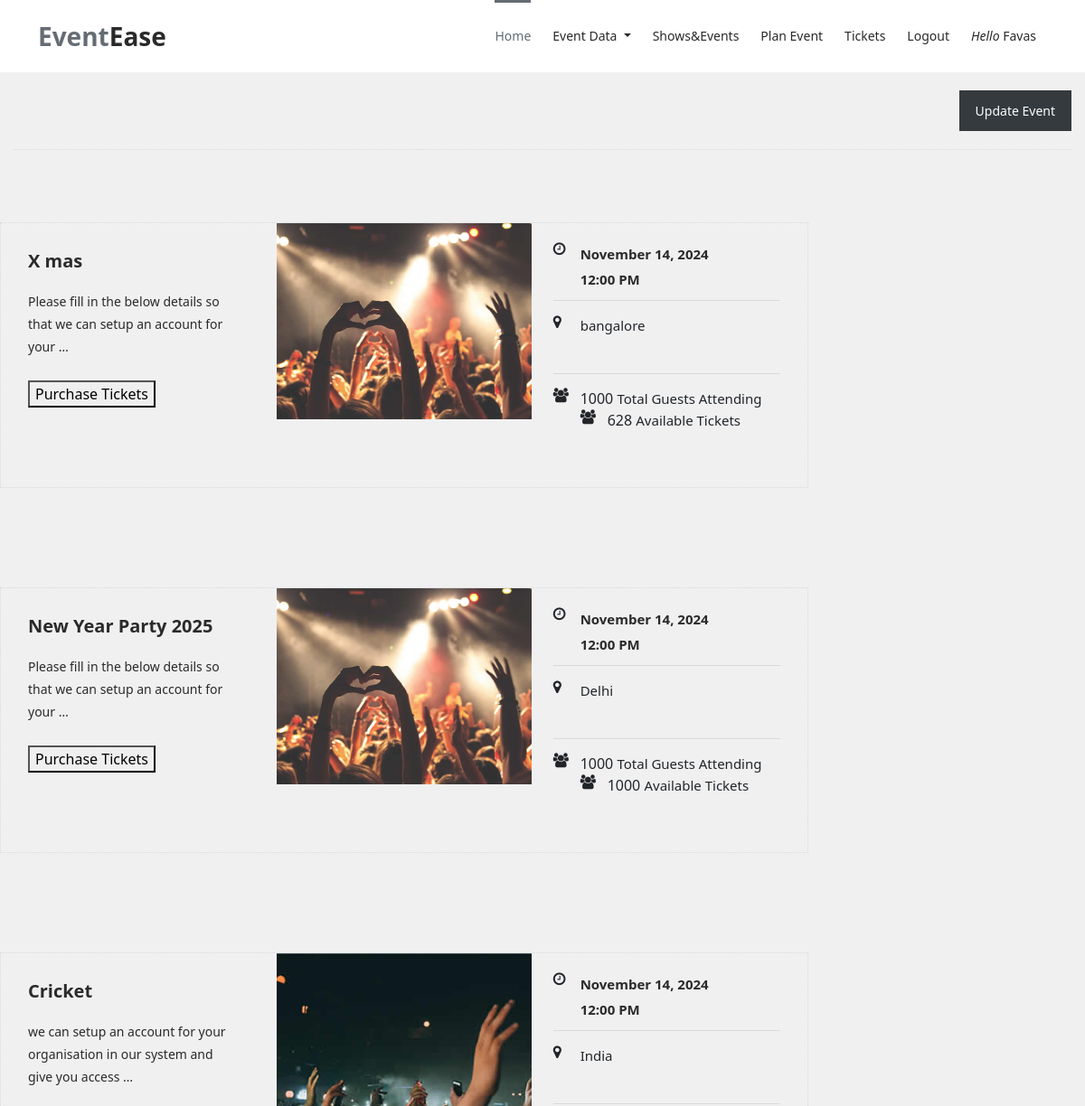
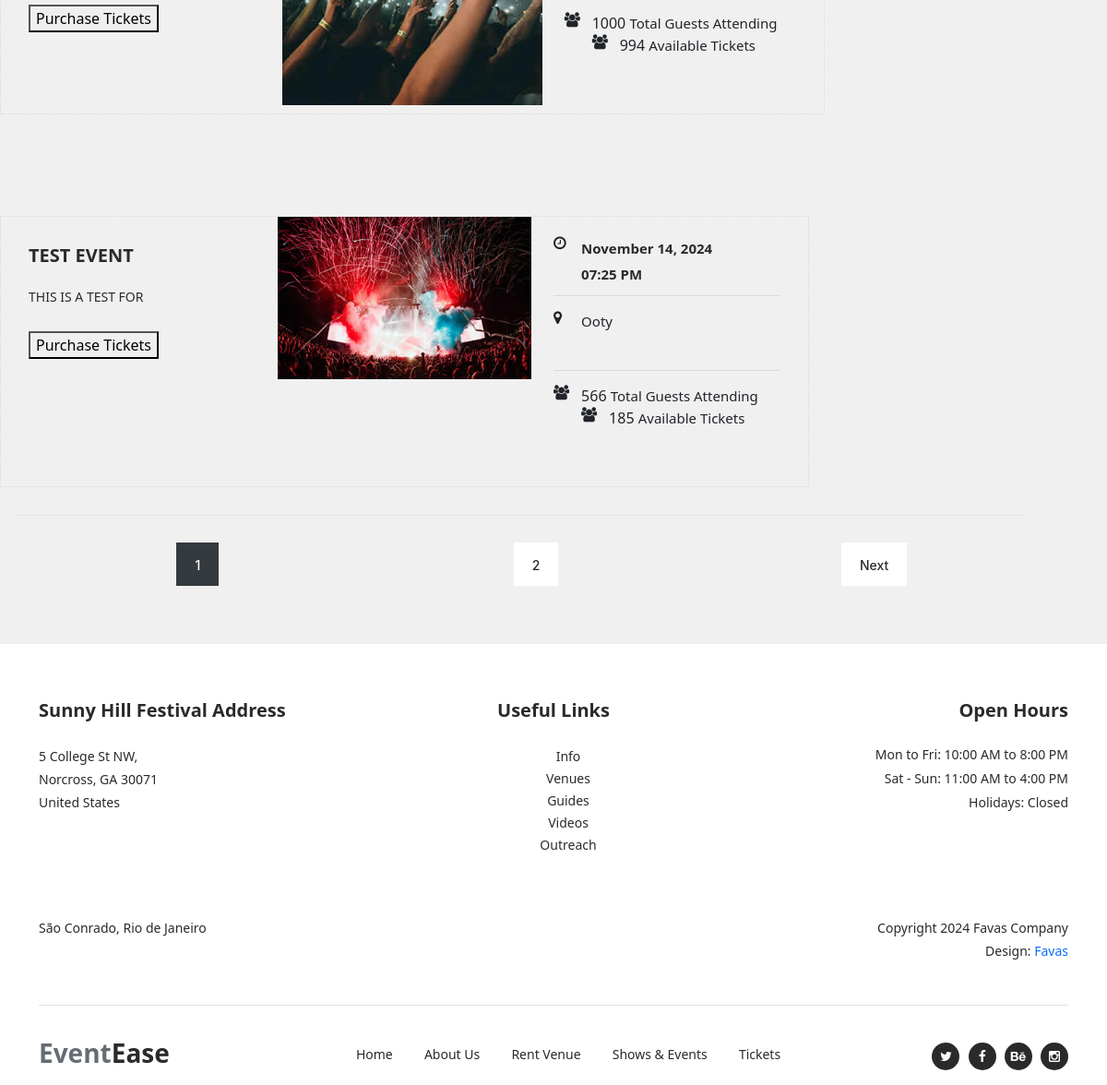
Page /display_event/ (signed in) on the committed database (2 pictures, top to bottom).
### events/models.py (models this page shows, shortened)
class Event(models.Model):
    user = models.ForeignKey(Profile, on_delete=models.CASCADE,blank=True,null=True)  # Link each event to a user
    title = models.CharField(max_length=200)
    description = models.TextField()
    date = models.DateField()
    time = models.TimeField()
    location = models.CharField(max_length=255)
    ticket_price=models.DecimalField(max_digits=10,decimal_places=2,default=0.00)
    is_active = models.BooleanField(default=True)
    image = models.ImageField(upload_to='event_images/', null=True, blank=True)
    capacity = models.PositiveIntegerField(default=0)
    available_tickets = models.PositiveIntegerField(default=0)

### events/views.py (the view)
# urls.py: path('display_event/', views.event_display, name='display_event'),
def event_display(request):
    event_requests = Event.objects.all()
    paginator = Paginator(event_requests,4)  # 4 events per page
    page_number = request.GET.get('page')
    try:
        events_page = paginator.get_page(page_number)  # Get the current page's events
    except PageNotAnInteger:
        events_page = paginator.get_page(1)  # If page is not an integer, show the first page
    except EmptyPage:
        events_page = paginator.get_page(paginator.num_pages)  # If out of range, show the last page
    return render(request, 'event_display_layout.html', {'event_requests': events_page})

### templates/event_display_layout.html
{% extends 'blank_layout.html' %}
{% block header%}
{% include 'header.html' %}
{% endblock header%}
{% block event_display %}
{% include 'event_display.html' %}
{% endblock event_display %}
{% block footer %}
{% include 'footer.html' %}
{% endblock footer %}

### templates/header.html (shortened to what this page needs)
{% load static %}
<link href="https://cdn.jsdelivr.net/npm/bootstrap@5.3.0/dist/css/bootstrap.min.css" rel="stylesheet">
<header class="header-area header-sticky">
    <div class="container">
        <div class="row">
            <div class="col-12">
                <nav class="main-nav">
                    <a href="{% url 'index' %}" class="logo">Event<em>Ease</em></a>
                    <ul class="nav">
                        <li><a href="{% url 'index' %}" class="active">Home</a></li>
                        {% if user.is_authenticated and user.is_staff %}
                        <li class="dropdown ">
                            <a class=" dropdown-toggle" href="#" role="button" id="dropdownMenuLink" data-bs-toggle="dropdown" aria-expanded="false">
                              Event Data
                            </a>
                        </li>
                        {% endif %}
                        <li><a href="{% url 'display_event' %}">Shows&Events</a></li>
                        {% if user.is_authenticated and user.is_staff %}
                        <li><a href="{% url 'create_event' %}">Plan Event</a></li>
                        {% endif %}
                        <li><a href="{% url 'tickets' %}">Tickets</a></li>
                        {% if user.is_authenticated %}
                            <li><a href="{% url 'logout' %}">Logout</a></li>
                            <li><a href="#"><em>Hello </em>{{ user.username }}</a></li>
                        {% else %}
                            <li><a href="{% url 'login' %}">Login</a></li>
                        {% endif %}
                    </ul>
                </nav>
            </div>
        </div>
    </div>
</header>

### templates/event_display.html (shortened to what this page needs)
{% load static %}
<div class="shows-events-tabs">
    <div class="col-lg-12">
        <div class="heading-tabs">
            <div class="row">
                      <div class="main-dark-button">
                        {% if user.is_authenticated and user.is_staff %}
                          <a href="{% url 'event_list' %}">Update Event </a>
                        {% endif %}
                      </div>
            </div>
        </div>
    </div>
        <div class="row">
            {% for event in event_requests %}
            <div class="col-lg-12">
                <div class="row ui-tabs ui-widget ui-widget-content ui-corner-all" id="tabs">
                    <div class="col-lg-12">
                        <section class="tabs-content">
                            <article id="tabs-1" aria-labelledby="ui-id-1" class="ui-tabs-panel ui-widget-content ui-corner-bottom" role="tabpanel" aria-hidden="false" style="display: block;">
                                <div class="row">
                                    <div class="col-lg-9">
                                        <div class="row">
                                            <div class="col-lg-12">
                                                <div class="event-item">
                                                    <div class="row">
                                                        <div class="col-lg-4">
                                                            <div class="left-content">
                                                                <h4>{{event.title}}</h4>
                                                                <p>{{ event.description|truncatewords:15 }}</p>
                                                            <form method="post" action="{% url 'purchase_tickets' event.pk %}"  enctype="multipart/form-data">
                                                                    <div class="main-dark-button">
                                                                        <button  type="submit">Purchase Tickets</button>
                                                                    </div>
                                                            </form>
                                                            </div>
                                                        </div>
                                                        <div class="col-lg-4">
                                                            {% if event.image and event.image.url %}
                                                            <div class="thumb">
                                                                <img src="{{ event.image.url}}" alt="{{ event.name }}">
                                                            </div>
                                                            {% else %}
                                                            <p>No image available.</p>
                                                            {% endif %}
                                                        </div>
                                                        <div class="col-lg-4">
                                                            <div class="right-content">
                                                                <ul>
                                                                    <li>
                                                                        <i class="fa fa-clock-o"></i>
                                                                        <h6>{{ event.date|date:"F j, Y" }}<br>{{ event.time|date:"h:i A" }}</h6>
                                                                    </li>
                                                                    <li>
                                                                        <i class="fa fa-map-marker"></i>
                                                                        <span>{{ event.location }}</span>
                                                                    </li>
                                                                    <li>
                                                                        <i class="fa fa-users"></i> {{event.capacity}} <span>Total Guests Attending</span>
                                                                        <div>
                                                                            <i class="fa fa-users"></i> {{event.available_tickets}} <span> Available Tickets</span>
                                                                        </div>
                                                                    </li>
                                                                </ul>
                                                            </div>
                                                        </div>
                                                    </div>
                                                </div>
                                            </div>
                                        </div>
                                    </div>
                                </div>
                            </article>
                        </section>
                    </div>
                </div>
            </div>
            {% endfor %}
        </div>
    <div class="shows-events-schedule">
        <div class="col-lg-12">
            <div class="pagination">
                {% for i in event_requests.paginator.page_range %}
                    {% if event_requests.number == i %}
                    <ul>
                      <li class="active"> <a href="?page={{ i }}" >{{ i }}</a></li>
                    </ul>
                    {% else %}
                <ul>
                    <li>  <a href="?page={{ i }}">{{ i }}</a></li>
                </ul>
                    {% endif %}
                {% endfor %}
                {% if event_requests.has_next %}
            <ul>
                <li>  <a href="?page={{ event_requests.next_page_number }}">Next</a></li>
            </ul>
                {% endif %}
            </div>
        </div>
    </div>
</div>
    <link rel="stylesheet" href="{% static 'css/pagination.css' %}">

### static/css/pagination.css (style rules this page uses)
*,*::before,*::after { box-sizing:border-box }
body { width:100vw;height:100vh;margin:0;padding:0 }
.pagination { display: flex; width: 100%; max-width: 1100px; height: 40px; font-family: 'Inter', sans-serif; color: #6b7280; justify-content: space-between; border-top: 1px solid #e5e7eb; }
.pagination a, .pagination .dots { color: #9ca3af; display: block; padding: 16px 16px 0; text-decoration: none; margin-top: -1px; border-top: 2px solid transparent; }

### rows in the picture
Event: title "X mas", description "Please fill in the below details so that we can setup an account for your …", image (picture), date "November 14, 2024", time "12:00 PM", location "bangalore", capacity "1000", available_tickets "628"
Event: title "New Year Party 2025", description "Please fill in the below details so that we can setup an account for your …", image (picture), date "November 14, 2024", time "12:00 PM", location "Delhi", capacity "1000", available_tickets "1000"
Event: title "Cricket", description "we can setup an account for your organisation in our system and give you access …", image (picture), date "November 14, 2024", time "12:00 PM", location "India", capacity "1000", available_tickets "994"
Event: title "TEST EVENT", description "THIS IS A TEST FOR", image (picture), date "November 14, 2024", time "07:25 PM", location "Ooty", capacity "566", available_tickets "185"

### other values in the picture
{{ user.username }} "Favas"
{{ i }} "1"
{{ i }} "2"
